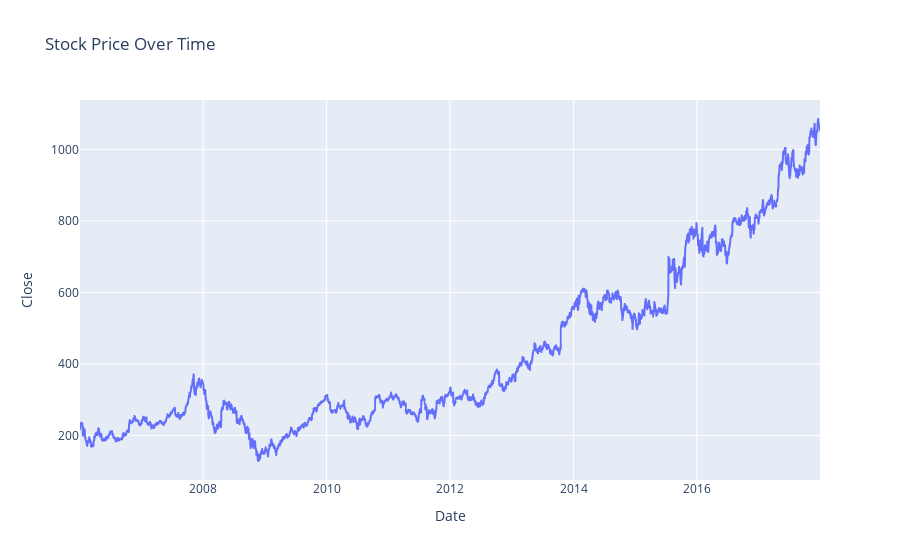

The notebook cell saved with this chart:
### Code cell
# make a plot on plotly
import plotly.express as px

fig = px.line(df, x='Date', y='Close', title='Stock Price Over Time')
fig.show()

### Figure 1 — Plotly figure (JSON) as saved in the notebook; plotly's stock layout.template omitted (floating-point values rounded to 4 significant figures; data arrays with more than 128 entries replaced by an {"elided": "..."} marker saying what was removed)
{"data": [{"hovertemplate": "Date=%{x}<br>Close=%{y}<extra></extra>", "legendgroup": "", "line": {"color": "#636efa", "dash": "solid"}, "marker": {"symbol": "circle"}, "mode": "lines", "name": "", "showlegend": false, "type": "scattergl", "x": {"elided": "3019 str values"}, "xaxis": "x", "y": {"elided": "3019 float values"}, "yaxis": "y"}], "layout": {"legend": {"tracegroupgap": 0}, "title": {"text": "Stock Price Over Time"}, "xaxis": {"anchor": "y", "domain": [0, 1], "title": {"text": "Date"}}, "yaxis": {"anchor": "x", "domain": [0, 1], "title": {"text": "Close"}}}}
